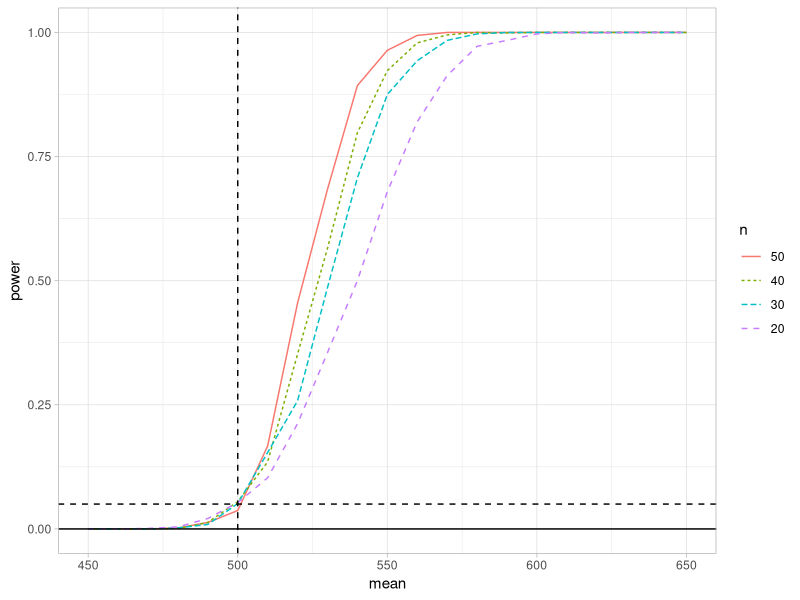
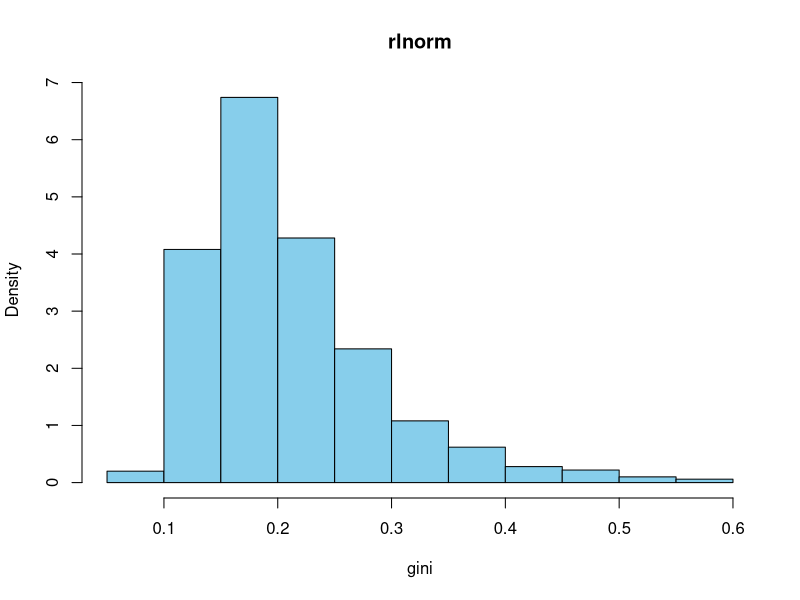
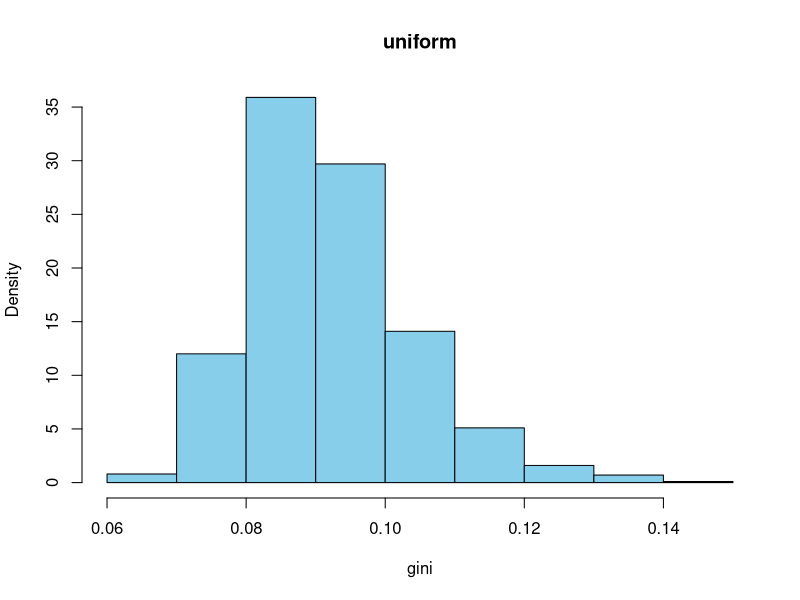
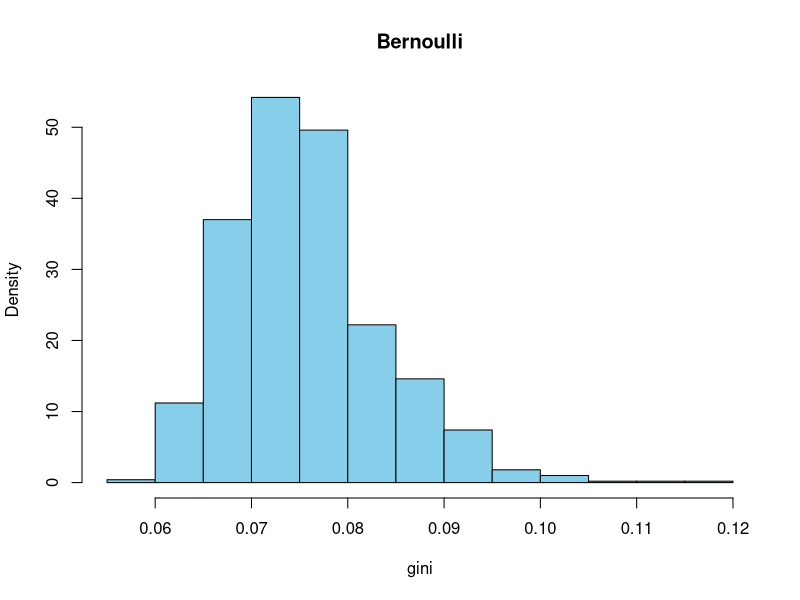

Reproduce these figures in R, in order.
#### 6-3 ####
example_7_9 <- function(n){
m <- 1000
mu0 <- 500
sigma <- 100
mu <- c(seq(450, 650, 10)) #alternatives
M <- length(mu)
power <- numeric(M)
for (i in 1:M) {
  mu1 <- mu[i]
  pvalues <- replicate(m, expr = {
    #simulate under alternative mu1
    x <- rnorm(n, mean = mu1, sd = sigma)
    ttest <- t.test(x,
                    alternative = "greater", mu = mu0)
    ttest$p.value } )
  power[i] <- mean(pvalues <= .05)
}
se <- sqrt(power * (1-power) / m)
df <- data.frame(mean=mu, power=power,
                 upper=power+2*se, lower=power-2*se,n=factor(n))
return(df)
}
# 封装成一个函数


data <- data.frame()
for (n in seq(20,50,10)) {
  df <- example_7_9(n)
  data <- rbind(df,data) 
}
# 将不同取值n的df合并成一个data

library(ggplot2)

ggplot(data, aes(x=mean, y=power,col=n,linetype=n)) +
  geom_line() +
  geom_vline(xintercept=500, lty=2) +
  geom_hline(yintercept=c(0,.05), lty=1:2) +
  theme_light() # 主题可以自己改我喜欢用这个
# 利用ggplot2的颜色和形状映射概念自动生成图例(没学过ggplot2包的可以看看R数据科学)

#### 6-4 ####
exercise_6_4 <- function(seed=123){
set.seed(seed)
n <- 20 # X服从对数正态分布，Y=ln(x)~N(μ,σ^2)，所以可以直接利用Y进行估计，再代入X即可
alpha <- .05
m <- 1000
cv.t<-sapply(1:m,FUN= function(o){
  y<-rnorm(n)
  c<-qt(0.975,n-1) # t分布0.975分位数
  m<-mean(y) # 均值估计
  se<-sqrt(var(y)) # estimate of standard error
  as.numeric((m-c*se/sqrt(n)<0)&(m+c*se/sqrt(n)>0)) # ci
})
level <- mean(cv.t) # mean of  Monte Carlo experiment

return(data.frame(level=level))
}

exercise_6_4()

#### 6-5 ####
exercise_6_5 <- function(seed=123){
set.seed(seed)
n<-20
c<-qt(0.975,n-1) # 0.975 quantile of t-distribution
m <- 1000
cv.t<-sapply(1:m,FUN= function(o){
x<-rchisq(n,2)  # 注意这里的x是从卡方分布取样
m<-mean(x) # estimate of mean
se<-sqrt(var(x)) # estimate of standard error
as.numeric((m-c*se/sqrt(n)<2)&(m+c*se/sqrt(n)>2)) # ci
})
level1 <- mean(cv.t) # mean of  Monte Carlo experiment


#v我们可以得出概率不等于0.95,小于0.95,example6.4使用卡方分布来估计方差（真值为4)
alpha <- .05
UCL <- replicate(1000, expr = {
x <- rchisq(n,2)
(n-1) * var(x) / qchisq(alpha, df = n-1)
} )
#计算包含sigma^2=4的区间数
level2 <- sum(UCL > 4)/m
return(data.frame(level1,level2))
}

exercise_6_5(1012)
# 我们可以看到结果远小于0.95，因此t-区间更稳健

#### 6-8 ####
exercise_6_8 <- function(){
count5test <- function(x,y){
  X <- x - mean(x)
  Y <- y - mean(y)
  outx <- sum(X > max(Y)) + sum(X < min(Y))
  outy <- sum(Y > max(X)) + sum(Y < min(X))
  return(as.integer(max(c(outx,outy)) > 5))
}
n <- c(20,200,1000)#分别对应小样本、中样本和大样本
mu1 <- mu2 <- 0
sigma1 <- 1
sigma2 <- 1.5
m <- 10000
power1 <- power2 <- numeric(length(n))
set.seed(1234)
for(i in 1:length(n)){
  power1[i] <- mean(replicate(m,expr = {
    x <- rnorm(n[i],mu1,sigma1)
    y <- rnorm(n[i],mu2,sigma2)
    x <- x - mean(x)
    y <- y - mean(y)
    count5test(x,y)
  }))
  pvalues <- replicate(m,expr={
    x <- rnorm(n[i],mu1,sigma1)
    y <- rnorm(n[i],mu2,sigma2)
    Ftest <- var.test(x, y, ratio = 1,
                      alternative = c("two.sided"),
                      conf.level = 0.945, ...)
    Ftest$p.value})
  power2[i] <- mean(pvalues<=0.055)
}
return(data.frame(power1,power2))
}
exercise_6_8()
#### 6-9 ####
exercise_6_9 <- function(distribution=c('rlnorm','uniform','Bernoulli')){
n <- 20
size <- 1000
ginifun <- function()
{
  if (distribution == 'rlnorm')x <- sort(rlnorm(n))
  else if(distribution == 'uniform') x <- sort(runif(n,0,1))
  else x <- sort(rbinom(n,size = 100,prob = .1))
  m=mean(x)
  sum=0
  for (k in n) {
    t=(2*k-n-1)*x[k]
    sum=sum+t
  }
  gini=sum/(n^2*m)
}
res <- replicate(size,expr = ginifun())
hist(as.numeric(res), prob = TRUE, main = distribution,xlab='gini',col='skyblue')
help(hist)
return(data.frame(mean = mean(res),median = median(res),quantile = quantile(res,seq(.1,.9,.1))))
}
exercise_6_9(distribution = 'rlnorm')
exercise_6_9(distribution = 'uniform')
exercise_6_9(distribution = 'Bernoulli')

#### 6-A ####
exercise_6_A <- function(seed){
set.seed(123)
num<-c(50,100,200,500,1000) # Estimate the Type-I error for different sizes.
m<-10000
 
er<-NULL
for (n in num){
  cv<-qt(0.975,n-1)
  er1<-mean(sapply(1:m,FUN = function(o){
  x<-rchisq(n,1)
  m<-mean(x)
  se<-sqrt(var(x))
  abs((m-1)*sqrt(n)/se)>=cv
}))  # 估计卡方分布的第一类错误
  er2<-mean(sapply(1:m,FUN = function(o){
  x<-runif(n,0,2)
  m<-mean(x)
  se<-sqrt(var(x))
  abs((m-1)*sqrt(n)/se)>=cv
}))   # 估计均匀分布的第一类错误
  er3<-mean(sapply(1:m,FUN = function(o){
  x<-rexp(n,1)
  m<-mean(x)
  se<-sqrt(var(x))
  abs((m-1)*sqrt(n)/se)>=cv 
}))  # 估计指数分布的第一类错误
er<-cbind(er,c(er1,er2,er3))
}
colnames(er)<-num
rownames(er)<-c("chi(1)","U(0,2)","exp(1)")
return(er)                
}
exercise_6_A(1012)

#### 6_B ####
exercise_6_B <- function(seed){
seed <- set.seed(123)
x <- rnorm(20,2,10)
sigma <- rnorm(20,5,50)
y <- 3*x+sigma
cor(x,y)
pearson <- cor.test(x,y)
kendall <- cor.test(x,y,method = 'kendall')
spearman <- cor.test(x,y,method = 'spearman')
data.frame(x,y)
return(list(pearson=pearson,kendall=kendall,spearman=spearman))
}
exercise_6_B()
